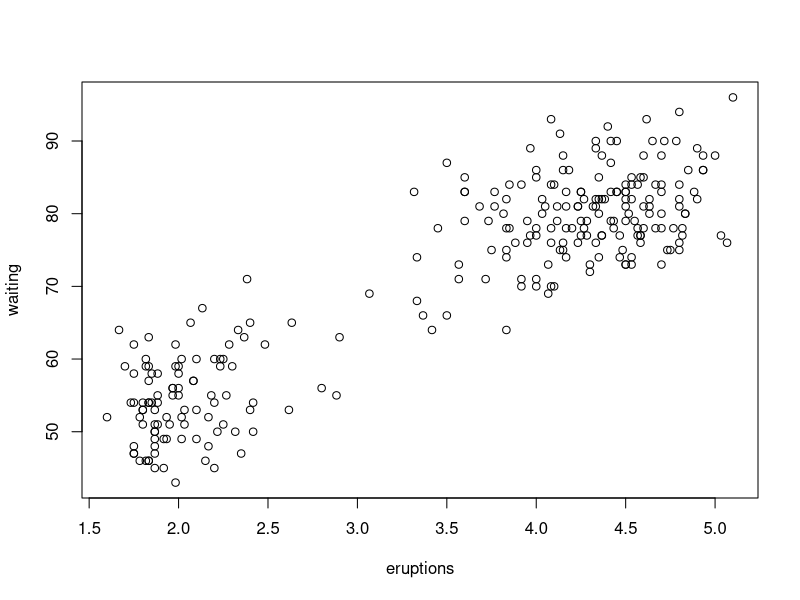
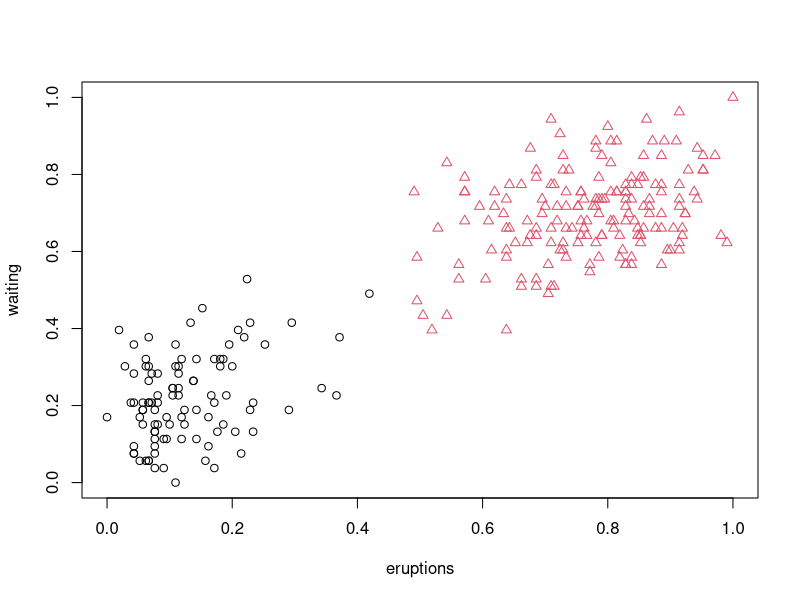

The R script that drew these images, in order:
# ***************************************************
# Old Faithful Geyser DATA: k-means     #############
# ***************************************************

library("datasets")
data("faithful")

# ---- Exploring the data ----
str(faithful)
plot(faithful)

faithful.new <- faithful
summary(faithful.new)

# ---- Transformation ----
# min-max Normalization
normalise <- function(x){
  return ((x-min(x))/(max(x)-min(x)))
}

# Normalise the columns
faithful.new$eruptions <- normalise(faithful.new$eruptions)
faithful.new$waiting <- normalise(faithful.new$waiting)

# ---- k-means algorithm ----
result <- kmeans(faithful.new, 2, iter.max = 10)
result

# Components
result$withinss
result$betweenss
result$tot.withinss
result$cluster 

# ---- Cluster Plot ----
plot(faithful.new, col= result$cluster, pch = result$cluster)
